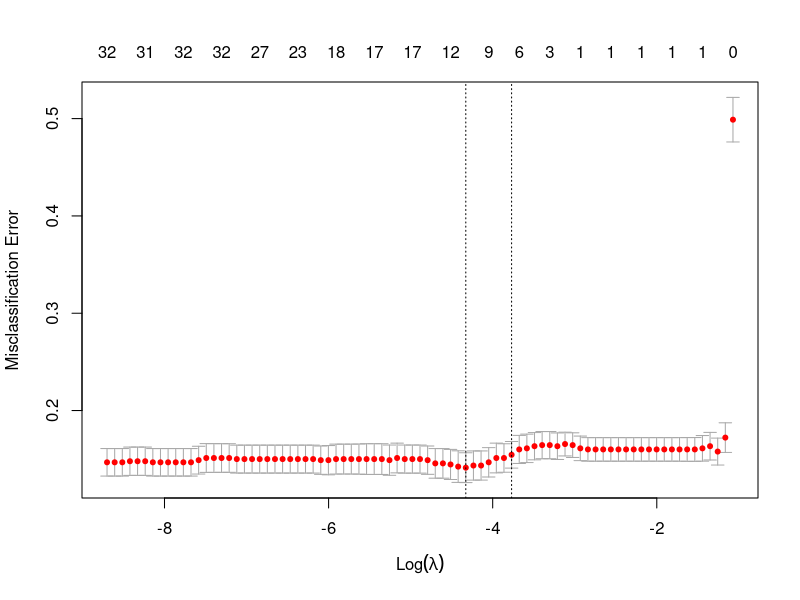
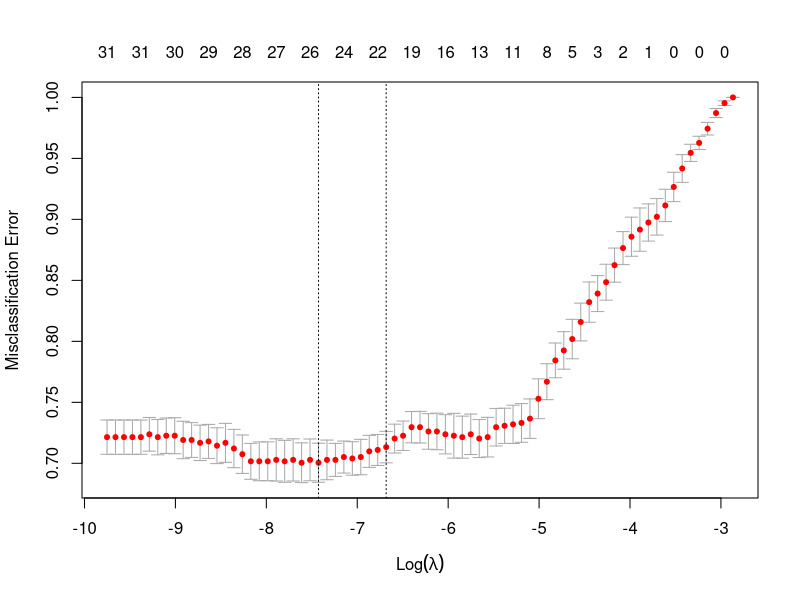

These charts were generated, in order, by the following R code:
library(glmnet)
setwd('/Users/chongyewang/Desktop/CS498/hw7/12.5')

crusio  <- read.csv("Crusio1.csv", header=TRUE, sep=",")
c_data=cbind(crusio$sex, crusio[,4:41])
dim(c_data)
f_data=c_data[complete.cases(c_data),] 
dim(f_data)
data_x=as.matrix(f_data[,-1])
data_y=as.matrix(f_data[,1])
fit12.5 = cv.glmnet(data_x, data_y, family = "binomial", type.measure="class", alpha = 1)
plot(fit12.5)
pred_sex=predict(fit12.5, data_x, type='class', s='lambda.1se')
accuracy_sex= sum (pred_sex== data_y )/dim(data_y)[1]
print(accuracy_sex)
f <- 0
m <- 0
for (sex in data_y){
  if (sex == 'f'){
    f <- f + 1
  }
  else{
    m <- m + 1
  }
}
baseline <- 0
if (m > f){
  baseline <- m / (m + f)
}else{
  baseline <- f / (m + f)
}

library(glmnet)
setwd('/Users/chongyewang/Desktop/CS498/hw7/12.5')

crusio  <- read.csv("Crusio1.csv", header=TRUE, sep=",")

strain_data = cbind(crusio$strain,crusio[,4:41])
s_data = strain_data[complete.cases(strain_data),]
strain_table = as.data.frame(table(s_data[,1]))
strain_table = strain_table [which(strain_table$Freq>=10),]
y = as.vector(s_data[,1]) %in% as.vector(strain_table$Var1)
filt_data=s_data[y,]
strain_x=as.matrix(filt_data[,-1])
strain_y=as.matrix(filt_data[,1])
print(strain_y)
fit12.5b = cv.glmnet(strain_x, strain_y, family = "multinomial", type.measure="class", alpha = 1)
plot(fit12.5b)
pred_strain=predict(fit12.5b, strain_x, type='class', s='lambda.1se')
accuracy_strain= sum (pred_strain== strain_y )/dim(strain_y)[1]
print(accuracy_strain)

